Frame 1 (no input): blank canvas, image omitted
Frame 60 (the mouse pressed at the canvas centre just before this capture): blank canvas, image omitted
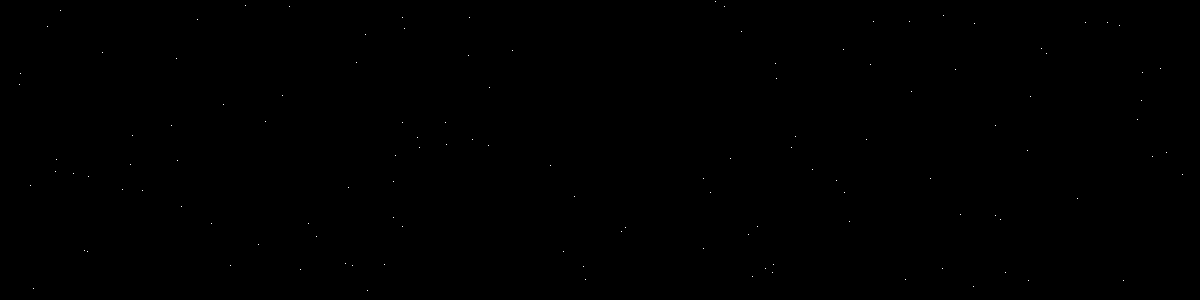
Frame 120 (the mouse held since frame 60 and released just before this capture)

The Processing sketch whose frames 1 and 60 were blank and that drew this single picture after the mouse press (run headless with seeded random() and noise(); from frame 60 on, the mouse is pressed at the canvas centre):

// Processing sketch: processing_108974
// ── processing_108974.pde

float x;
float y;
float diam;
int count;
int state;
 
void setup(){
  size(1200,300);
  background(0);
}
 
void draw(){
 
diam = 1;
 
x = random(width);
y = random(height);
 
count++;
if(count > 30){
  count = 10;
  state++;
   
  if(state > 3000){
    state = 100;
    background(0);
  }
   
  }
 
diam = 2;
count = count + 1;
rect(x,y,diam,diam);
}
